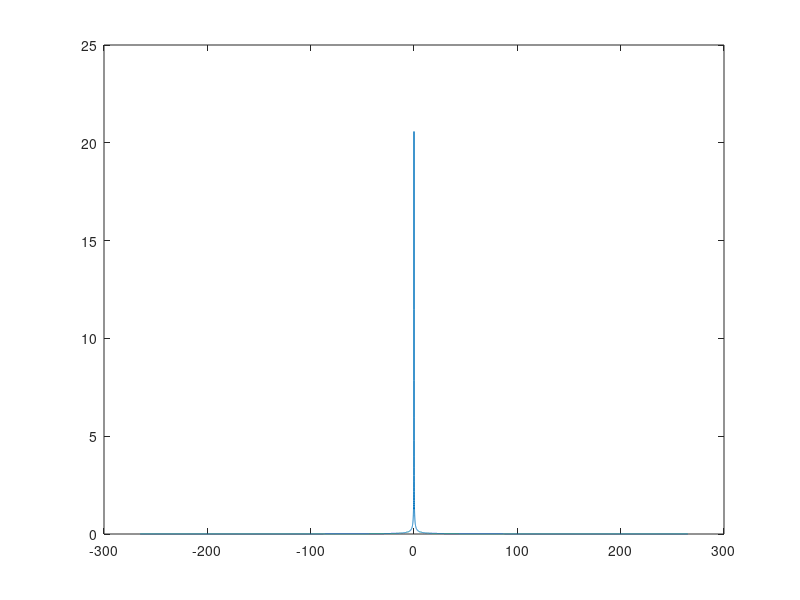
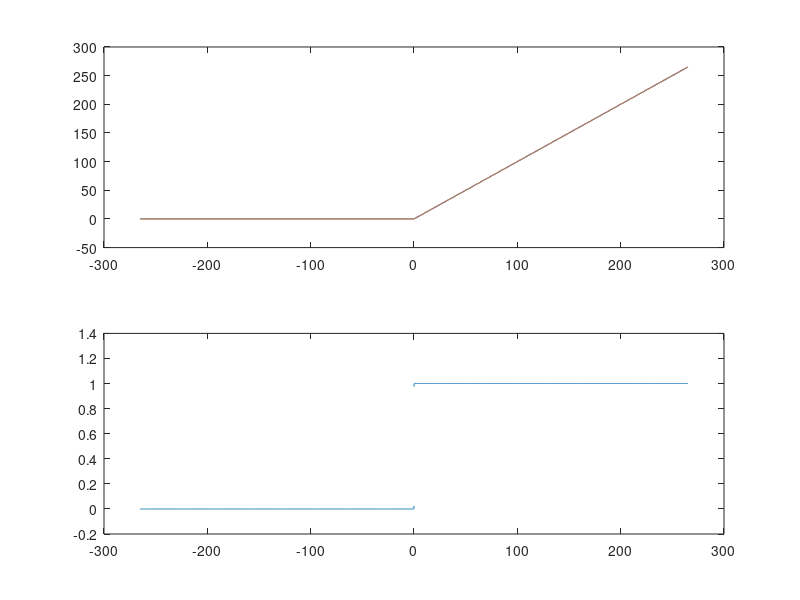

MATLAB code to generate these figures, in order:
%Smooth max
%Common x values are 0.02-3
%Needs to be robust to 265
close
x = linspace(-265, 0, 10000);
x = [x, linspace(0, 265, 10000)];

ySharp = max(x,0);
tic
ySmooth = x.^3./x.^2 .* (atan(50*x)/pi + .5);
tansoft = toc;
a = .2;
b = 1/a;
tic
% ySmooth = a*log(1+exp(b*x));
softmax = toc;
figgy = figure(46);
figure(46);
subplot(2,1,1); plot(x,ySharp); hold on; plot(x, ySmooth);

subplot(2,1,2); plot(x(1:end-1), diff(ySmooth)./diff(x));

err =ySharp-ySmooth;
errpercent = err./x * 100;
figure; plot(x, abs(errpercent));